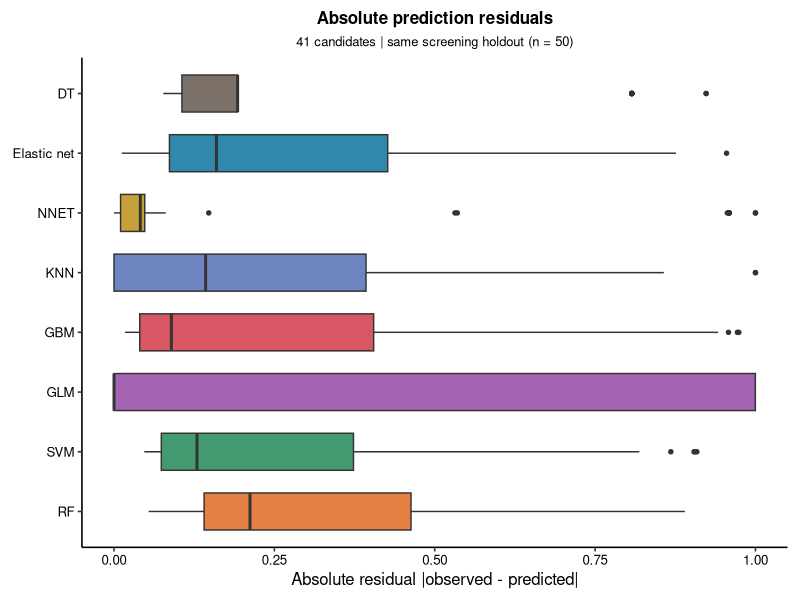
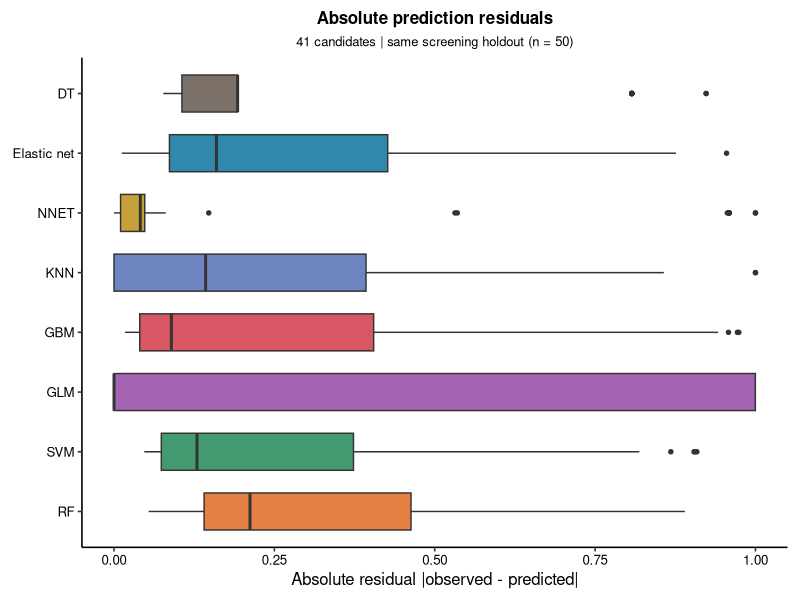
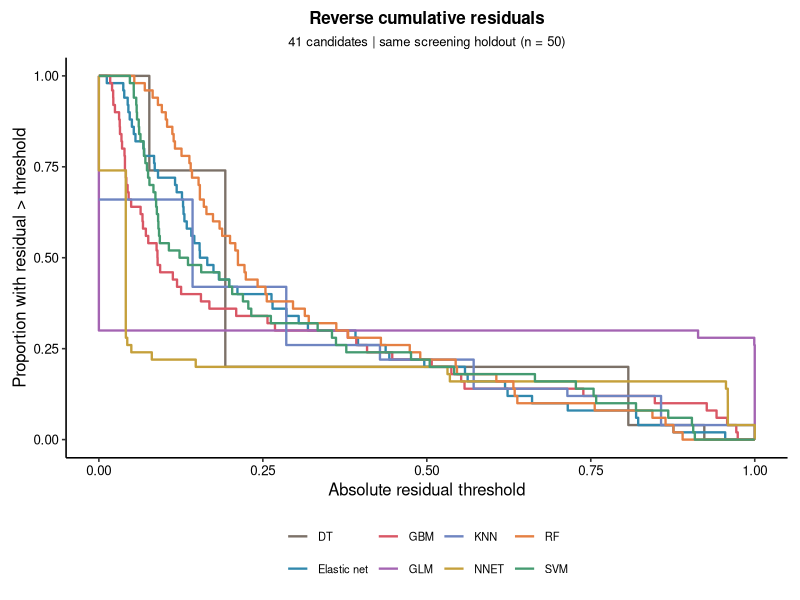
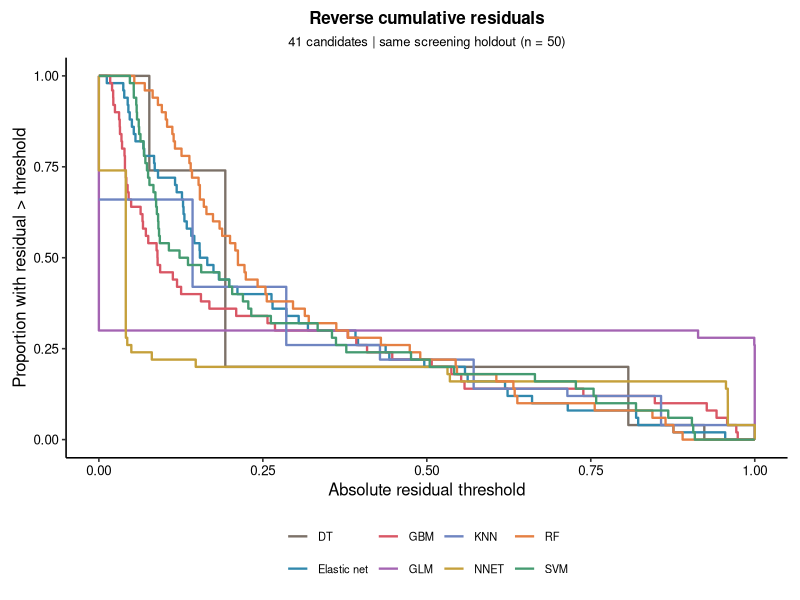
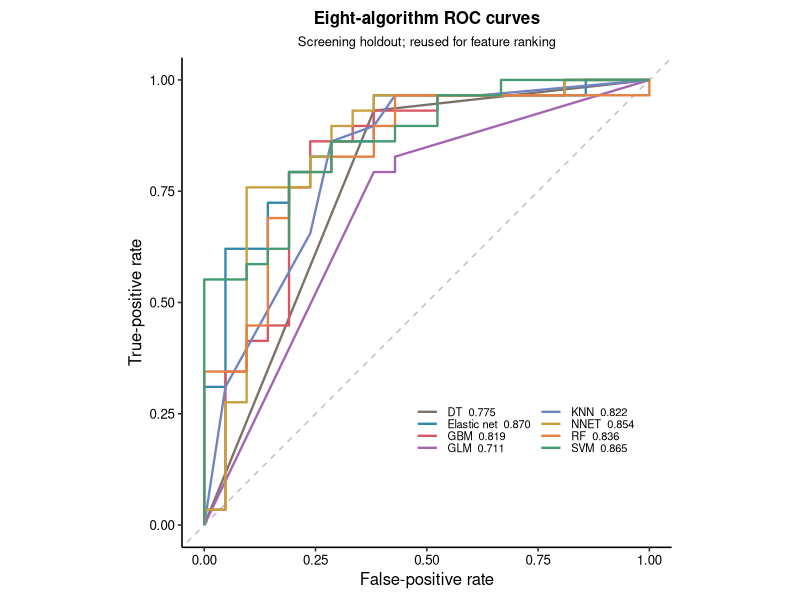
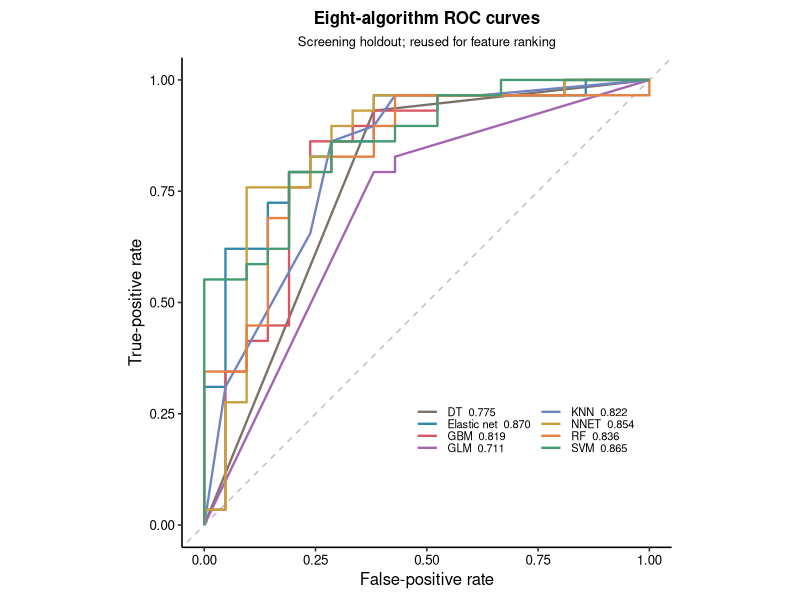
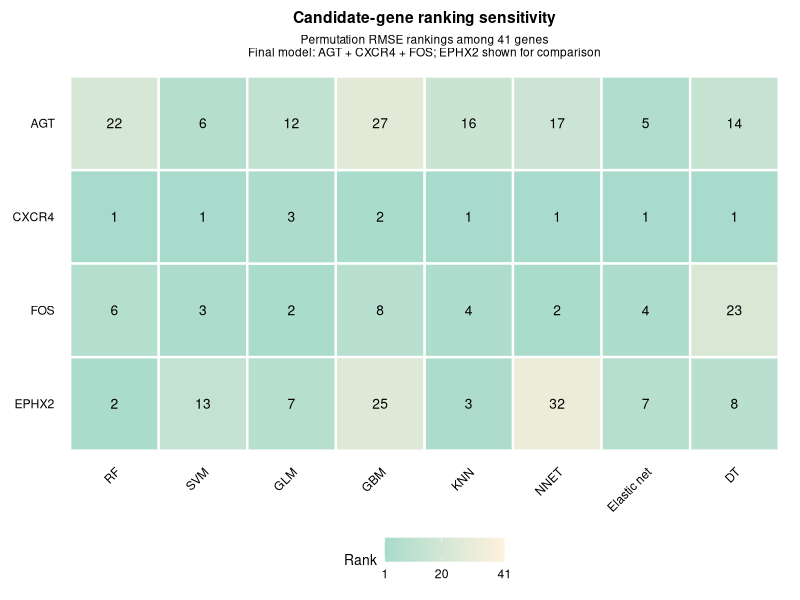
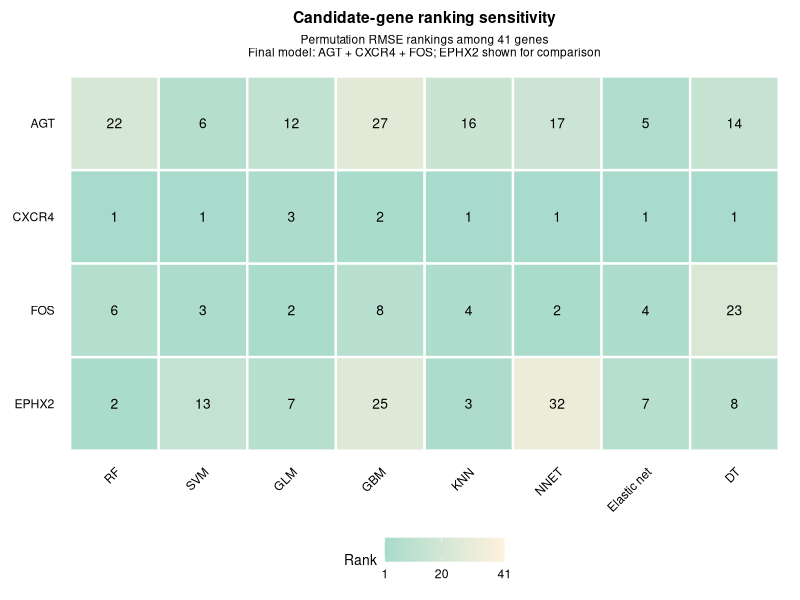

Source code (R) for these figures, in order:
options(stringsAsFactors=FALSE)
.libPaths(c("C:/Users/32266/AppData/Local/R/win-library/4.5","G:/gurobi/Rlib45",.libPaths()))
library(ggplot2)
dir.create("panels",showWarnings=FALSE)
save_panel <- function(p,n,w=5.2,h=4.4){ggsave(file.path("panels",paste0(n,".pdf")),p,width=w,height=h,device=cairo_pdf,bg="white");ggsave(file.path("panels",paste0(n,".png")),p,width=w,height=h,dpi=300,bg="white")}
th <- function(s=12) theme_classic(base_size=s)+theme(plot.title=element_text(face="bold",hjust=.5,size=rel(1.02)),plot.subtitle=element_text(hjust=.5,size=rel(.78)),axis.text=element_text(color="black"),legend.title=element_blank(),plot.margin=margin(8,9,8,9))
disp <- function(x) ifelse(x=="LASSO","Elastic net",x)
z<-read.csv("eight_models_sample_predictions.csv");z<-z[z$Split=="Screening holdout",];z$Model<-disp(z$Model)
lev<-c("RF","SVM","GLM","GBM","KNN","NNET","Elastic net","DT")
z$Model<-factor(z$Model,levels=lev)
cols<-setNames(c("#E58043","#459B71","#A464B2","#D95765","#6F85C1","#C5A03B","#3188AD","#7C7168"),lev)
pA<-ggplot(z,aes(Model,AbsResidual,fill=Model))+geom_boxplot(width=.62,outlier.size=1.2)+scale_fill_manual(values=cols,guide="none")+coord_flip()+labs(title="Absolute prediction residuals",subtitle="41 candidates | same screening holdout (n = 50)",x=NULL,y="Absolute residual |observed - predicted|")+th()
save_panel(pA,"FigureS2_A_residual_boxplots")
ec<-do.call(rbind,lapply(split(z,z$Model),function(d){xx<-sort(unique(c(0,d$AbsResidual,1)));data.frame(Model=as.character(d$Model[1]),x=xx,y=vapply(xx,function(t)mean(d$AbsResidual>t),numeric(1)))}))
pB<-ggplot(ec,aes(x,y,color=Model))+geom_step(linewidth=.8)+scale_color_manual(values=cols)+scale_y_continuous(limits=c(0,1))+labs(title="Reverse cumulative residuals",subtitle="41 candidates | same screening holdout (n = 50)",x="Absolute residual threshold",y="Proportion with residual > threshold")+th()+theme(legend.position="bottom",legend.text=element_text(size=8))+guides(color=guide_legend(nrow=2))
save_panel(pB,"FigureS2_B_residual_reverse_ECDF")
rd<-do.call(rbind,lapply(split(z,z$Model),function(d){r<-pROC::roc(d$Y,d$Probability,levels=c(0,1),direction="<",quiet=TRUE);data.frame(Model=as.character(d$Model[1]),FPR=1-r$specificities,TPR=r$sensitivities)}))
me<-read.csv("eight_models_metrics.csv");me<-me[me$Split=="Screening holdout",];me$Model<-disp(me$Model)
labs_auc<-setNames(sprintf("%s  %.3f",me$Model,me$AUC),me$Model)
pC<-ggplot(rd,aes(FPR,TPR,color=Model))+geom_abline(slope=1,intercept=0,color="grey75",linetype=2)+geom_path(linewidth=.8)+scale_color_manual(values=cols,labels=labs_auc)+coord_equal(xlim=c(0,1),ylim=c(0,1))+labs(title="Eight-algorithm ROC curves",subtitle="Screening holdout; reused for feature ranking",x="False-positive rate",y="True-positive rate")+th()+theme(legend.position="bottom",legend.text=element_text(size=8))+guides(color=guide_legend(nrow=4))
pC<-pC+theme(legend.position="inside",legend.position.inside=c(.7,.24),legend.background=element_rect(fill="white",color=NA),legend.key.height=grid::unit(.25,"cm"),legend.text=element_text(size=8))+guides(color=guide_legend(nrow=4))
save_panel(pC,"FigureS2_C_screening_ROC",5.2,4.4)
im<-read.csv("eight_models_importance_rankings.csv");im<-im[im$variable %in% c("AGT","CXCR4","FOS","EPHX2"),];im$Model<-factor(disp(im$Model),levels=lev);im$variable<-factor(im$variable,levels=rev(c("AGT","CXCR4","FOS","EPHX2")))
pD<-ggplot(im,aes(Model,variable,fill=Rank))+geom_tile(color="white",linewidth=.8)+geom_text(aes(label=Rank),size=3.5)+scale_fill_gradient(low="#A8DBCC",high="#FFF2DD",limits=c(1,41),breaks=c(1,20,41))+labs(title="Candidate-gene ranking sensitivity",subtitle="Permutation RMSE rankings among 41 genes\nFinal model: AGT + CXCR4 + FOS; EPHX2 shown for comparison",x=NULL,y=NULL)+th(11)+theme(axis.text.x=element_text(angle=45,hjust=1),axis.line=element_blank(),axis.ticks=element_blank(),legend.position="bottom",legend.title=element_text(size=10))+guides(fill=guide_colorbar(title="Rank"))
save_panel(pD,"FigureS2_D_candidate_rankings",5.8,4.2)
m<-as.matrix(read.csv("WGCNA_correlations_recovered.csv",row.names=1,check.names=FALSE))
heat<-expand.grid(Gene=rownames(m),Module=colnames(m));heat$r<-as.vector(m)
heat$Gene<-factor(heat$Gene,levels=rev(rownames(m)));heat$Module<-factor(heat$Module,levels=colnames(m))
pF<-ggplot(heat,aes(Module,Gene,fill=r))+geom_tile(color="white",linewidth=.5)+geom_text(aes(label=sprintf("%.2f",r)),size=3.5)+scale_fill_gradient2(low="#387BB3",mid="#FFF7DB",high="#D85A52",limits=c(-1,1),name="Pearson r")+labs(title="Gene-module eigengene correlations",subtitle="Recovered from original WGCNA matrix (171 samples)\nAGT was not included in the 5,000-gene WGCNA input",x=NULL,y=NULL)+th(11)+theme(axis.text.x=element_text(angle=45,hjust=1),axis.line=element_blank(),axis.ticks=element_blank(),legend.position="bottom")
save_panel(pF,"FigureS2_F_WGCNA_correlations",5.8,4.0)
write.csv(heat,"WGCNA_correlations_plot_data.csv",row.names=FALSE)
